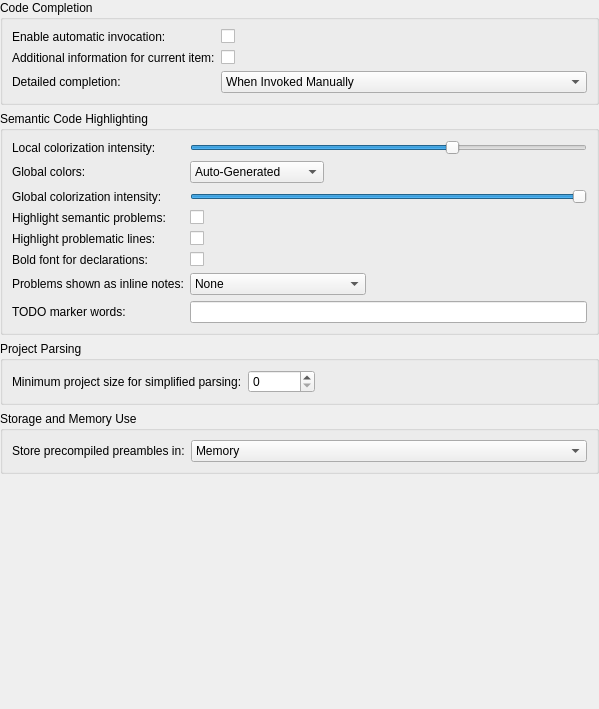
<?xml version="1.0" encoding="UTF-8"?>
<ui version="4.0">
 <class>LanguagePreferences</class>
 <widget class="QWidget" name="LanguagePreferences">
  <property name="geometry">
   <rect>
    <x>0</x>
    <y>0</y>
    <width>599</width>
    <height>709</height>
   </rect>
  </property>
  <layout class="QVBoxLayout" name="verticalLayout_2">
   <property name="leftMargin">
    <number>0</number>
   </property>
   <property name="topMargin">
    <number>0</number>
   </property>
   <property name="rightMargin">
    <number>0</number>
   </property>
   <property name="bottomMargin">
    <number>0</number>
   </property>
   <item>
    <widget class="QGroupBox" name="groupBox">
     <property name="title">
      <string comment="@title:group">Code Completion</string>
     </property>
     <layout class="QFormLayout" name="formLayout_2">
      <item row="0" column="0">
       <widget class="QLabel" name="label_6">
        <property name="toolTip">
         <string comment="@info:tooltip">If disabled, the code completion widget will never show automatically.</string>
        </property>
        <property name="text">
         <string comment="@label">Enable automatic invocation:</string>
        </property>
        <property name="buddy">
         <cstring>kcfg_automaticInvocation</cstring>
        </property>
       </widget>
      </item>
      <item row="0" column="1">
       <widget class="QCheckBox" name="kcfg_automaticInvocation">
        <property name="toolTip">
         <string comment="@info:tooltip">If disabled, the code completion widget will never show automatically.</string>
        </property>
        <property name="text">
         <string/>
        </property>
       </widget>
      </item>
      <item row="1" column="0">
       <widget class="QLabel" name="label_7">
        <property name="toolTip">
         <string comment="@info:tooltip">Choose whether to display additional information for the currently selected codecompletion item.</string>
        </property>
        <property name="text">
         <string comment="@label">Additional information for current item:</string>
        </property>
        <property name="buddy">
         <cstring>kcfg_showMultiLineSelectionInformation</cstring>
        </property>
       </widget>
      </item>
      <item row="1" column="1">
       <widget class="QCheckBox" name="kcfg_showMultiLineSelectionInformation">
        <property name="toolTip">
         <string comment="info:tooltip">Choose whether to display additional information for the currently selected code completion item.</string>
        </property>
        <property name="text">
         <string/>
        </property>
       </widget>
      </item>
      <item row="3" column="0">
       <widget class="QLabel" name="label">
        <property name="toolTip">
         <string>&lt;p&gt;The code completion UI has a minimal mode and a detailed mode.&lt;br&gt;Choose in what cases full code completion will be displayed.&lt;/p&gt;</string>
        </property>
        <property name="text">
         <string comment="@label">Detailed completion:</string>
        </property>
        <property name="buddy">
         <cstring>kcfg_completionDetail</cstring>
        </property>
       </widget>
      </item>
      <item row="3" column="1">
       <widget class="QComboBox" name="kcfg_completionDetail">
        <property name="toolTip">
         <string>&lt;p&gt;The code completion UI has a minimal mode and a detailed mode.&lt;br&gt;Choose in what cases full code completion will be displayed.&lt;/p&gt;</string>
        </property>
        <property name="currentIndex">
         <number>1</number>
        </property>
        <item>
         <property name="text">
          <string comment="@item:inlistbox">Never</string>
         </property>
        </item>
        <item>
         <property name="text">
          <string comment="@item:inlistbox">When Invoked Manually</string>
         </property>
        </item>
        <item>
         <property name="text">
          <string comment="@item:inlistbox">Always</string>
         </property>
        </item>
       </widget>
      </item>
     </layout>
    </widget>
   </item>
   <item>
    <widget class="QGroupBox" name="groupBox_2">
     <property name="title">
      <string comment="@title:group">Semantic Code Highlighting</string>
     </property>
     <layout class="QFormLayout" name="formLayout">
      <property name="fieldGrowthPolicy">
       <enum>QFormLayout::FieldGrowthPolicy::ExpandingFieldsGrow</enum>
      </property>
      <item row="1" column="0">
       <widget class="QLabel" name="localColorizationLabel">
        <property name="toolTip">
         <string>&lt;p&gt;This setting decides about the intensity of colors for local variables, for example function arguments, variables and the like.&lt;/p&gt;</string>
        </property>
        <property name="text">
         <string comment="@label:slider">Local colorization intensity:</string>
        </property>
        <property name="buddy">
         <cstring>kcfg_localColorization</cstring>
        </property>
       </widget>
      </item>
      <item row="1" column="1">
       <widget class="QSlider" name="kcfg_localColorization">
        <property name="toolTip">
         <string>&lt;p&gt;This setting decides about the intensity of colors for local variables, for example function arguments, variables and the like.&lt;/p&gt;</string>
        </property>
        <property name="maximum">
         <number>255</number>
        </property>
        <property name="singleStep">
         <number>3</number>
        </property>
        <property name="pageStep">
         <number>25</number>
        </property>
        <property name="value">
         <number>170</number>
        </property>
        <property name="orientation">
         <enum>Qt::Orientation::Horizontal</enum>
        </property>
       </widget>
      </item>
      <item row="2" column="1">
       <widget class="QComboBox" name="kcfg_globalColorSource">
        <property name="toolTip">
         <string>&lt;p&gt;By default, the global colors for types, functions, namespaces and so forth are auto-generated and will adapt to the selected editor theme based on the global colorization intensity. If you want to have full control over the colors, you can instead use the editor theme as color source. You can then fine tune the colors in the settings under Editor &amp;gt; Color Themes &amp;gt; Highlighting Text Styles &amp;gt; KDevelop/Semantic Colors.&lt;/p&gt;</string>
        </property>
        <item>
         <property name="text">
          <string>Auto-Generated</string>
         </property>
        </item>
        <item>
         <property name="text">
          <string>From Editor Theme</string>
         </property>
        </item>
       </widget>
      </item>
      <item row="2" column="0">
       <widget class="QLabel" name="label_9">
        <property name="toolTip">
         <string>&lt;p&gt;By default, the global colors for types, functions, namespaces and so forth are auto-generated and will adapt to the selected editor theme based on the global colorization intensity. If you want to have full control over the colors, you can instead use the editor theme as color source. You can then fine tune the colors in the settings under Editor &amp;gt; Color Themes &amp;gt; Highlighting Text Styles &amp;gt; KDevelop/Semantic Colors.&lt;/p&gt;</string>
        </property>
        <property name="text">
         <string>Global colors:</string>
        </property>
        <property name="buddy">
         <cstring>kcfg_globalColorSource</cstring>
        </property>
       </widget>
      </item>
      <item row="3" column="1">
       <widget class="QSlider" name="kcfg_globalColorization">
        <property name="toolTip">
         <string>&lt;p&gt;This settings lets you change the intensity of globally accessible types, for example classes, methods, functions etc.&lt;/p&gt;</string>
        </property>
        <property name="maximum">
         <number>255</number>
        </property>
        <property name="singleStep">
         <number>3</number>
        </property>
        <property name="pageStep">
         <number>25</number>
        </property>
        <property name="value">
         <number>255</number>
        </property>
        <property name="orientation">
         <enum>Qt::Orientation::Horizontal</enum>
        </property>
       </widget>
      </item>
      <item row="3" column="0">
       <widget class="QLabel" name="globalColorizationLabel">
        <property name="toolTip">
         <string>&lt;p&gt;This settings lets you change the intensity of globally accessible types, for example classes, methods, functions etc.&lt;/p&gt;</string>
        </property>
        <property name="text">
         <string comment="@label:slider">Global colorization intensity:</string>
        </property>
        <property name="buddy">
         <cstring>kcfg_globalColorization</cstring>
        </property>
       </widget>
      </item>
      <item row="4" column="0">
       <widget class="QLabel" name="label_4">
        <property name="toolTip">
         <string>&lt;p&gt;Highlight semantic problems, such as non-existent or inaccessible declarations.&lt;/p&gt;</string>
        </property>
        <property name="text">
         <string comment="@label">Highlight semantic problems:</string>
        </property>
        <property name="buddy">
         <cstring>kcfg_highlightSemanticProblems</cstring>
        </property>
       </widget>
      </item>
      <item row="4" column="1">
       <widget class="QCheckBox" name="kcfg_highlightSemanticProblems">
        <property name="toolTip">
         <string>&lt;p&gt;Highlight semantic problems, such as non-existent or inaccessible declarations.&lt;/p&gt;</string>
        </property>
        <property name="text">
         <string/>
        </property>
       </widget>
      </item>
      <item row="5" column="0">
       <widget class="QLabel" name="label_5">
        <property name="toolTip">
         <string>&lt;p&gt;When enabled, lines with errors will get additionally highlighted and their positions get marked in the scrollbar.&lt;/p&gt;</string>
        </property>
        <property name="text">
         <string comment="@label">Highlight problematic lines:</string>
        </property>
        <property name="buddy">
         <cstring>kcfg_highlightProblematicLines</cstring>
        </property>
       </widget>
      </item>
      <item row="5" column="1">
       <widget class="QCheckBox" name="kcfg_highlightProblematicLines">
        <property name="toolTip">
         <string>&lt;p&gt;When enabled, lines with errors will get additionally highlighted and their positions get marked in the scrollbar.&lt;/p&gt;</string>
        </property>
        <property name="text">
         <string/>
        </property>
       </widget>
      </item>
      <item row="6" column="0">
       <widget class="QLabel" name="boldDeclarationsLabel">
        <property name="toolTip">
         <string>&lt;html&gt;&lt;head/&gt;&lt;body&gt;&lt;p&gt;Use bold font for declarations such as classes, functions, local variables, etc.&lt;/p&gt;&lt;/body&gt;&lt;/html&gt;</string>
        </property>
        <property name="text">
         <string comment="@label">Bold font for declarations:</string>
        </property>
        <property name="buddy">
         <cstring>kcfg_boldDeclarations</cstring>
        </property>
       </widget>
      </item>
      <item row="6" column="1">
       <widget class="QCheckBox" name="kcfg_boldDeclarations"/>
      </item>
      <item row="7" column="0">
       <widget class="QLabel" name="label_8">
        <property name="text">
         <string comment="@label:listbox">Problems shown as inline notes:</string>
        </property>
        <property name="buddy">
         <cstring>kcfg_problemInlineNotesLevel</cstring>
        </property>
       </widget>
      </item>
      <item row="7" column="1">
       <widget class="QComboBox" name="kcfg_problemInlineNotesLevel">
        <item>
         <property name="text">
          <string comment="@item:inlistbox inline problems shown">None</string>
         </property>
        </item>
        <item>
         <property name="text">
          <string comment="@item:inlistbox inline problems shown">Errors</string>
         </property>
        </item>
        <item>
         <property name="text">
          <string comment="@item:inlistbox inline problems shown">Warnings and Errors</string>
         </property>
        </item>
        <item>
         <property name="text">
          <string comment="@item:inlistbox inline problems shown">Hints, Warnings and Errors</string>
         </property>
        </item>
       </widget>
      </item>
      <item row="8" column="0">
       <widget class="QLabel" name="label_3">
        <property name="toolTip">
         <string comment="@info:tooltip">Space-separated list of words that make a comment represent a TODO item</string>
        </property>
        <property name="text">
         <string comment="@label:textbox">TODO marker words:</string>
        </property>
        <property name="buddy">
         <cstring>kcfg_todoMarkerWords</cstring>
        </property>
       </widget>
      </item>
      <item row="8" column="1">
       <widget class="QLineEdit" name="kcfg_todoMarkerWords">
        <property name="toolTip">
         <string comment="@info:tooltip">Space-separated list of words that make a comment represent a TODO item.</string>
        </property>
        <property name="placeholderText">
         <string/>
        </property>
       </widget>
      </item>
     </layout>
     <zorder>kcfg_problemInlineNotesLevel</zorder>
     <zorder>kcfg_localColorization</zorder>
     <zorder>label_4</zorder>
     <zorder>kcfg_highlightSemanticProblems</zorder>
     <zorder>label_5</zorder>
     <zorder>kcfg_highlightProblematicLines</zorder>
     <zorder>label_3</zorder>
     <zorder>kcfg_todoMarkerWords</zorder>
     <zorder>kcfg_globalColorization</zorder>
     <zorder>globalColorizationLabel</zorder>
     <zorder>localColorizationLabel</zorder>
     <zorder>boldDeclarationsLabel</zorder>
     <zorder>kcfg_boldDeclarations</zorder>
     <zorder>label_8</zorder>
     <zorder>kcfg_globalColorSource</zorder>
     <zorder>label_9</zorder>
    </widget>
   </item>
   <item>
    <widget class="QGroupBox" name="groupBox_3">
     <property name="title">
      <string comment="@title:group">Project Parsing</string>
     </property>
     <layout class="QFormLayout" name="formLayout_3">
      <property name="fieldGrowthPolicy">
       <enum>QFormLayout::FieldGrowthPolicy::ExpandingFieldsGrow</enum>
      </property>
      <item row="0" column="0">
       <widget class="QLabel" name="label_2">
        <property name="toolTip">
         <string>&lt;p&gt;When a project contains more files than this number, the project will be
parsed in simplified mode, increasing the efficiency by gathering less information. Global code navigation and quickopen capabilities will be reduced.&lt;/p&gt;</string>
        </property>
        <property name="text">
         <string comment="@label:spinbox">Minimum project size for simplified parsing:</string>
        </property>
        <property name="buddy">
         <cstring>kcfg_minFilesForSimplifiedParsing</cstring>
        </property>
       </widget>
      </item>
      <item row="0" column="1">
       <widget class="QSpinBox" name="kcfg_minFilesForSimplifiedParsing">
        <property name="sizeIncrement">
         <size>
          <width>0</width>
          <height>0</height>
         </size>
        </property>
        <property name="toolTip">
         <string>&lt;p&gt;When a project contains more files than this number, the project will be
parsed in simplified mode, increasing the efficiency by gathering less information. Global code navigation and quickopen capabilities will be reduced.&lt;/p&gt;</string>
        </property>
        <property name="maximum">
         <number>99999999</number>
        </property>
        <property name="singleStep">
         <number>1000</number>
        </property>
       </widget>
      </item>
     </layout>
    </widget>
   </item>
   <item>
    <widget class="QGroupBox" name="groupBox_4">
     <property name="title">
      <string comment="@title:group">Storage and Memory Use</string>
     </property>
     <layout class="QFormLayout" name="formLayout_4">
      <item row="0" column="0">
       <widget class="QLabel" name="label_precompiledPreambleStorage">
        <property name="text">
         <string comment="@label">Store precompiled preambles in:</string>
        </property>
        <property name="buddy">
         <cstring>kcfg_precompiledPreambleStorage</cstring>
        </property>
       </widget>
      </item>
      <item row="0" column="1">
       <widget class="QComboBox" name="kcfg_precompiledPreambleStorage">
        <property name="toolTip">
         <string>&lt;p&gt;Precompiled preambles remain in the temporary directory after KDevelop crashes and are deleted only when the same session is started again.&lt;br&gt;
When the preambles are stored in memory, they are guaranteed to disappear on exit even if KDevelop crashes.&lt;br&gt;
Choosing the Session Temporary Directory storage makes sense on systems where RAM is limited and the temporary directory does not use tmpfs, because the preamble files can occupy gigabytes of space.&lt;br&gt;
Changing this option takes effect after restarting KDevelop.&lt;br&gt;
This option has effect only if KDevelop has been built against Clang version 17 or later.
&lt;/p&gt;</string>
        </property>
        <item>
         <property name="text">
          <string comment="@item:inlistbox">Memory</string>
         </property>
        </item>
        <item>
         <property name="text">
          <string comment="@item:inlistbox">Session Temporary Directory</string>
         </property>
        </item>
       </widget>
      </item>
     </layout>
    </widget>
   </item>
   <item>
    <spacer>
     <property name="orientation">
      <enum>Qt::Orientation::Vertical</enum>
     </property>
     <property name="sizeHint" stdset="0">
      <size>
       <width>20</width>
       <height>40</height>
      </size>
     </property>
    </spacer>
   </item>
  </layout>
 </widget>
 <tabstops>
  <tabstop>kcfg_automaticInvocation</tabstop>
  <tabstop>kcfg_showMultiLineSelectionInformation</tabstop>
  <tabstop>kcfg_completionDetail</tabstop>
  <tabstop>kcfg_localColorization</tabstop>
  <tabstop>kcfg_globalColorSource</tabstop>
  <tabstop>kcfg_globalColorization</tabstop>
  <tabstop>kcfg_highlightSemanticProblems</tabstop>
  <tabstop>kcfg_highlightProblematicLines</tabstop>
  <tabstop>kcfg_boldDeclarations</tabstop>
  <tabstop>kcfg_problemInlineNotesLevel</tabstop>
  <tabstop>kcfg_todoMarkerWords</tabstop>
  <tabstop>kcfg_minFilesForSimplifiedParsing</tabstop>
 </tabstops>
 <resources/>
 <connections/>
</ui>
